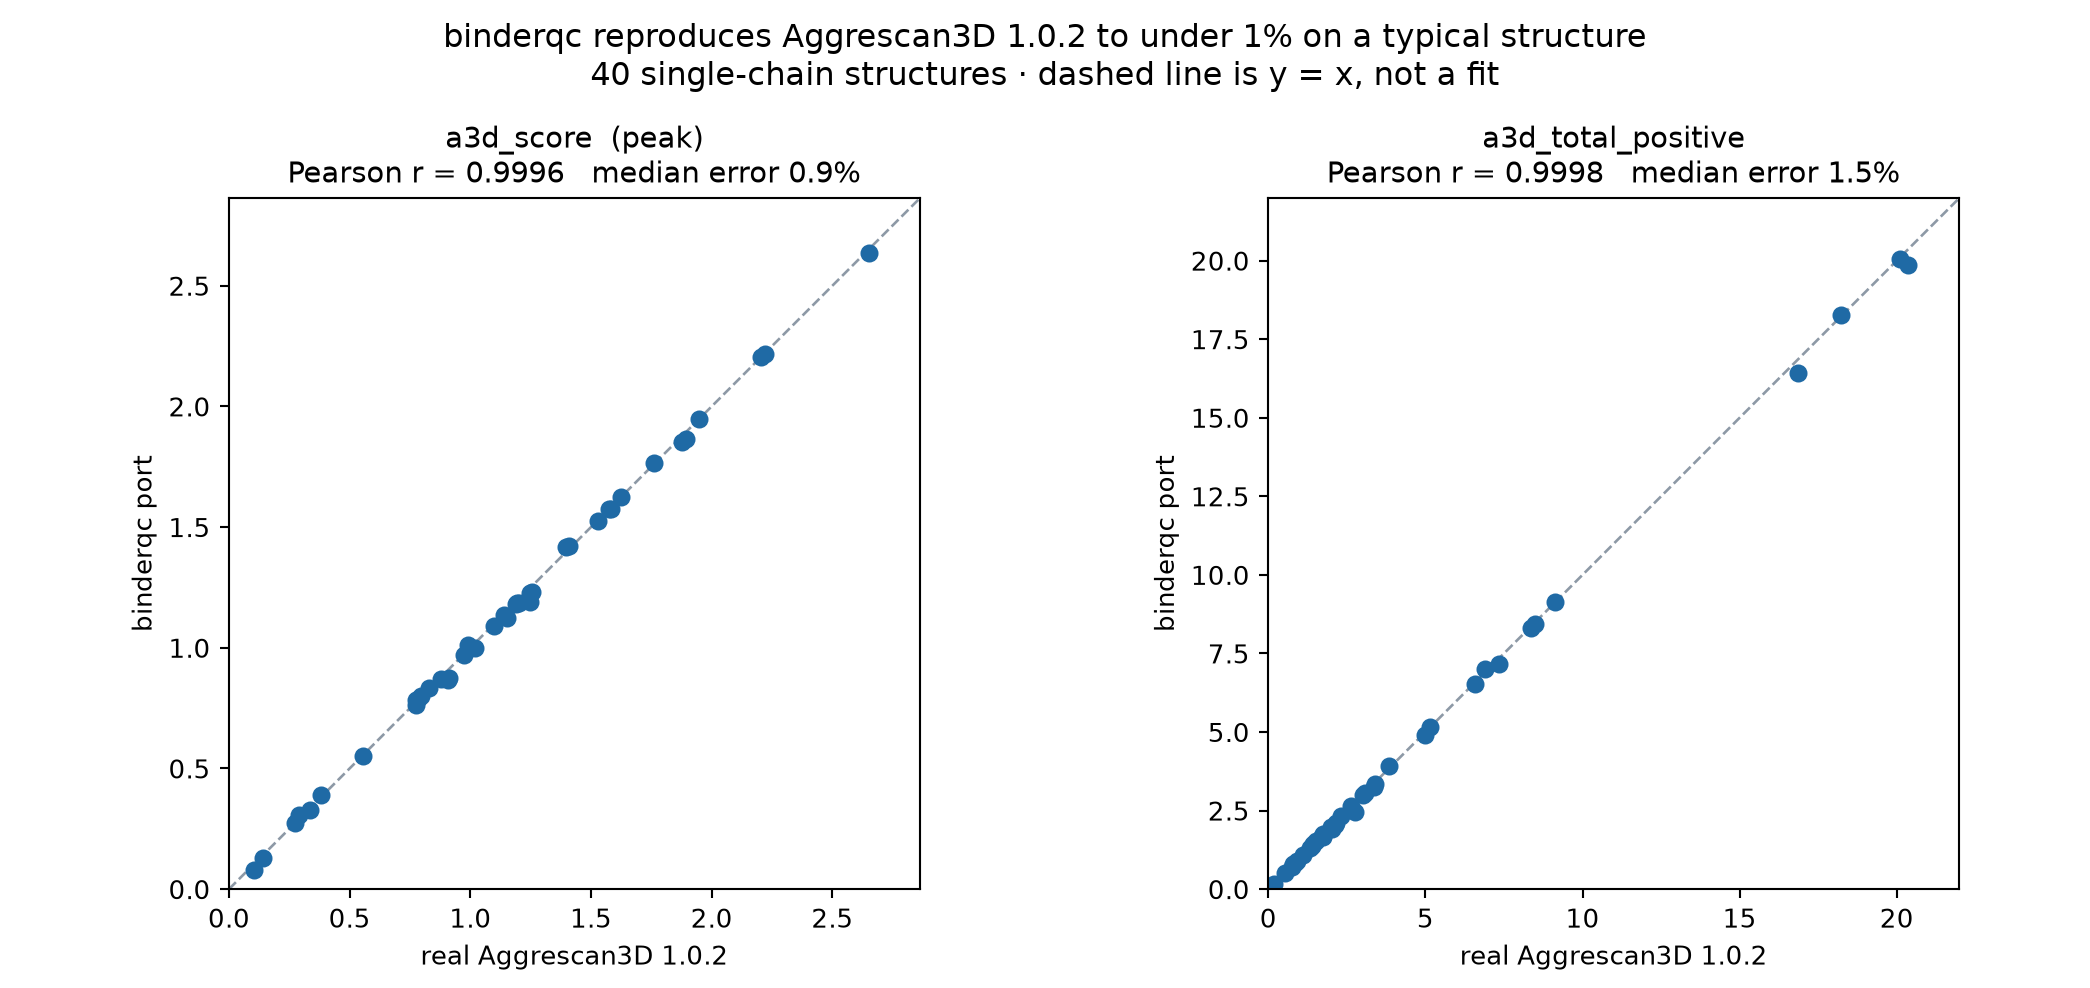

Recreate this plot in Python.
"""Check our Aggrescan3D port against the real Aggrescan3D 1.0.2, end to end.

`core._a3d_score` reimplements Aggrescan3D in numpy. This script runs the actual
reference scoring on the same structures and correlates the two, so the claim in
that docstring is measured rather than asserted.

How the reference is obtained. Aggrescan3D is "free for non-commercial users",
which is not MIT-compatible, so it is NOT vendored -- this script downloads the
published wheel at run time and takes three things out of it:

  * aggrescan/aggrescan_3d.py   -- the scoring itself (pure Python: os/math/csv),
                                   imported and called directly
  * data/matrices/aggrescan.mat -- the a3v propensity scale
  * data/freesasa-2.0.1/...     -- naccess atomic radii (naccess.config) and the
                                   naccess reference max-ASA values, which are
                                   compiled into classifier_naccess.c rather than
                                   written in the config file

No binary from the wheel is executed. SASA comes from the freesasa Python
package, matching the reference's own `--radii naccess --resolution 100`.

    pip install -e ".[validation]" && pip install freesasa
    python tests/a3d_correctness.py

Needs the network (PyPI + RCSB). Standalone, not part of the pytest suite.
"""
import io
import re
import sys
import types
import urllib.request
import zipfile
from pathlib import Path

import matplotlib

matplotlib.use("Agg")
import biotite.structure as struc
import biotite.structure.io.pdb as pdbio
import matplotlib.pyplot as plt
import numpy as np
from scipy.stats import pearsonr, spearmanr

from binderqc.core import _a3d_score

HERE = Path(__file__).parent
WHEEL = ("https://files.pythonhosted.org/packages/bb/ce/"
         "54b6d8752eaf94d61aede795818caf007583d2423b1ccdcc67b12a9819a9/"
         "Aggrescan3D-1.0.2-py2-none-any.whl")

# Small, well-resolved, single-domain proteins plus two de novo minibinders.
PDBS = ["1UBQ", "1CRN", "2GB1", "1SHG", "1BDD", "1ENH", "2CI2", "1LYZ", "3CHY",
        "1BPI", "1MBN", "1CSP", "1MJC", "1PIN", "1TEN", "2ACY", "1AKI", "1IGD",
        "1VII", "2PTL", "1FKB", "2TRX", "1POH", "1DIV", "1QYS", "1A6M", "1HHP",
        "1PGB", "5PTI", "1OPC", "1YCC", "1WIT", "1HEL", "1RNB", "1SSO", "1UBI",
        "1PRB", "1TTF", "7JZU", "7JZM"]


def fetch_reference(workdir):
    """Download the Aggrescan3D wheel and return (module, a3v matrix, naccess tables)."""
    whl = workdir / "a3d.whl"
    if not whl.exists():
        whl.write_bytes(urllib.request.urlopen(WHEEL, timeout=600).read())
    root = workdir / "wheel"
    if not root.exists():
        with zipfile.ZipFile(io.BytesIO(whl.read_bytes())) as z:
            z.extractall(root)
    agg = root / "aggrescan"

    # aggrescan_3d.py does `import logger` (its own py2-era module); stub it so the
    # scoring imports without pulling in the rest of the package.
    stub = types.ModuleType("logger")
    stub.warning = stub.critical = stub.info = stub.debug = lambda **k: None
    stub.AggrescanError = type("AggrescanError", (Exception,), {})
    sys.modules["logger"] = stub
    sys.path.insert(0, str(agg))
    import aggrescan_3d as ref

    a3v = ref.parse_matrix(str(agg / "data" / "matrices" / "aggrescan.mat"))
    fs = agg / "data" / "freesasa-2.0.1"
    # naccess reference max-ASA lives in the C source, not naccess.config -- loading
    # the config alone gives NaN relative areas.
    ref_max = {k: float(v) for k, v in re.findall(
        r'\.max_area = \{\.name = "([A-Z]{3})", \.total = ([0-9.]+)',
        (fs / "src" / "classifier_naccess.c").read_text())}
    return ref, a3v, str(fs / "share" / "naccess.config"), ref_max


def reference_a3d(ref, a3v, naccess_cfg, ref_max, pdb_path, max_dist=10.0):
    """Real Aggrescan3D 1.0.2 scoring on one structure."""
    import freesasa
    st = freesasa.Structure(str(pdb_path), freesasa.Classifier(naccess_cfg))
    areas = freesasa.calc(st, freesasa.Parameters(
        {"algorithm": freesasa.LeeRichards, "n-slices": 100})).residueAreas()

    prot = ref.Protein(pdb_code=pdb_path.stem, residues=[], out_dir=".", max_dist=max_dist)
    for line in pdb_path.read_text().splitlines():
        if not line.startswith("ATOM ") or line[12:16].strip() != "CA":
            continue
        ch, resi, resn = line[21], line[22:29].strip(), line[17:20].strip()
        if resn not in ref_max or ref.get_one_letter(resn) is None:
            continue
        try:
            abs_sasa = areas[ch][resi].total
        except KeyError:
            continue
        prot.add_residue(ref.Residue(
            chain=ch, resi=resi, resn=resn,
            coords=(float(line[30:38]), float(line[38:46]), float(line[46:54])),
            rsa=100.0 * abs_sasa / ref_max[resn], score_matrix=a3v))
    prot.calc_agg_fin()
    fins = np.array([r.agg_fin for r in prot.get_residues()])
    if fins.size == 0:
        return None
    return {"peak": float(fins.max()), "total_pos": float(fins[fins > 0].sum()), "n": fins.size}


def single_chain(pdb_id, workdir):
    """Download a PDB and write out its first protein chain alone."""
    out = workdir / f"{pdb_id}_A.pdb"
    if out.exists():
        return out
    raw = workdir / f"{pdb_id}.pdb"
    if not raw.exists():
        raw.write_bytes(urllib.request.urlopen(
            f"https://files.rcsb.org/download/{pdb_id}.pdb", timeout=300).read())
    s = pdbio.PDBFile.read(str(raw)).get_structure(model=1)
    s = s[struc.filter_amino_acids(s) & ~s.hetero]
    if s.array_length() == 0:
        return None
    s = s[s.chain_id == s.chain_id[0]]
    f = pdbio.PDBFile()
    f.set_structure(s)
    f.write(str(out))
    return out


def _gate(name, r, n, min_r, min_n):
    """Exit status for an unattended run: 0 pass, 1 regression, 2 inconclusive.

    A network check that scored too few structures has NOT passed -- the external
    service may simply be down -- so it gets its own status rather than a green
    tick, and is reported either way.
    """
    if n < min_n:
        print(f"INCONCLUSIVE: only {n} of the set scored (need {min_n}); "
              "external service may be unavailable. Not treating as a pass.")
        return 2
    if r < min_r:
        print(f"REGRESSION: {name} r={r:.4f} is below the floor of {min_r}")
        return 1
    print(f"OK: {name} r={r:.4f} >= {min_r} on n={n}")
    return 0


def main(min_r=0.99, min_n=30):
    workdir = HERE / "_a3d_work"
    workdir.mkdir(exist_ok=True)
    ref, a3v, naccess_cfg, ref_max = fetch_reference(workdir)

    rows = []
    for pdb_id in PDBS:
        try:
            path = single_chain(pdb_id, workdir)
            if path is None:
                print(f"  {pdb_id}: skipped (no protein chain)")
                continue
            r = reference_a3d(ref, a3v, naccess_cfg, ref_max, path)
            if r is None:
                print(f"  {pdb_id}: skipped (reference scored no residues)")
                continue
            arr = pdbio.PDBFile.read(str(path)).get_structure(model=1)
            iso = np.nan_to_num(struc.sasa(arr), nan=0.0)
            ours_peak, ours_total = _a3d_score(arr, iso)
            rows.append((pdb_id, r["n"], r["peak"], ours_peak, r["total_pos"], ours_total))
            print(f"  {pdb_id} n={r['n']:4d}  peak ref={r['peak']:7.3f} ours={ours_peak:7.3f}"
                  f"   total+ ref={r['total_pos']:8.3f} ours={ours_total:8.3f}")
        except Exception as e:                                    # noqa: BLE001
            print(f"  {pdb_id}: FAILED ({type(e).__name__}: {e})")

    if len(rows) < 3:
        print(f"\nonly {len(rows)} structures scored -- not enough to correlate")
        return 2
    ids = [r[0] for r in rows]
    rp, op = np.array([r[2] for r in rows]), np.array([r[3] for r in rows])
    rt, ot = np.array([r[4] for r in rows]), np.array([r[5] for r in rows])
    print(f"\nn={len(rows)} structures")
    for label, a, b in (("peak   (a3d_score)", rp, op), ("total+ (a3d_total_positive)", rt, ot)):
        print(f"  {label:30s} Pearson r={pearsonr(a, b)[0]:.4f}  "
              f"Spearman={spearmanr(a, b)[0]:.4f}  mean ours/ref={np.mean(b / a):.3f}  "
              f"median |rel err|={np.median(np.abs(b - a) / a) * 100:.1f}%")

    fig, axes = plt.subplots(1, 2, figsize=(11, 5.2))
    panels = ((rp, op, "a3d_score  (peak)"), (rt, ot, "a3d_total_positive"))
    for ax, (a, b, name) in zip(axes, panels, strict=True):
        lim = (0, max(a.max(), b.max()) * 1.08)
        ax.plot(lim, lim, color="#8d99a6", lw=1, ls="--", zorder=0)
        ax.scatter(a, b, s=34, color="#1f6aa5", zorder=2)
        ax.set_xlim(lim); ax.set_ylim(lim)
        ax.set_xlabel("real Aggrescan3D 1.0.2"); ax.set_ylabel("binderqc port")
        med = float(np.median(np.abs(b - a) / a)) * 100
        ax.set_title(f"{name}\nPearson r = {pearsonr(a, b)[0]:.4f}   "
                     f"median error {med:.1f}%", fontsize=11)
        ax.set_aspect("equal")
    fig.suptitle("binderqc reproduces Aggrescan3D 1.0.2 to under 1% on a typical structure\n"
                 f"{len(rows)} single-chain structures \u00b7 dashed line is y = x, not a fit",
                 fontsize=12)
    fig.tight_layout()
    fig.savefig(HERE / "a3d_correctness.png", dpi=190)
    print(f"wrote {HERE / 'a3d_correctness.png'}")
    with open(HERE / "a3d_correctness.csv", "w") as fh:
        fh.write("pdb,n_res,ref_peak,our_peak,ref_total_pos,our_total_pos\n")
        for r in rows:
            fh.write(f"{r[0]},{r[1]},{r[2]:.4f},{r[3]:.4f},{r[4]:.4f},{r[5]:.4f}\n")
    print(f"wrote {HERE / 'a3d_correctness.csv'}  ({len(ids)} rows)")
    return _gate("a3d_score", float(pearsonr(rp, op)[0]), len(rows), min_r, min_n)


if __name__ == "__main__":
    sys.exit(main())
